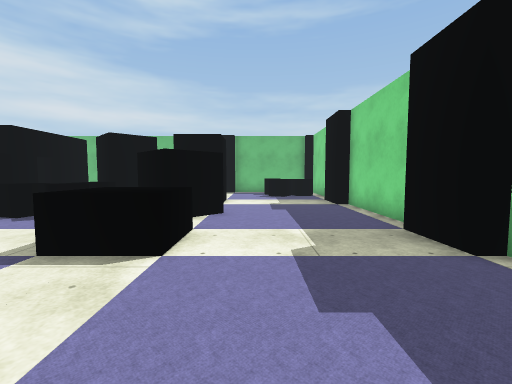
[1] (above)

16 first-person views from a walk through a Unity game level. The camera is 1.3 m above the floor, tilts 4° down and sees 90° across. The floor is counted in squares, 1 m on a side. Each view is taken from the middle of a square. On the plan, view 1 faces up. The plan holds only what a view shows up to about 13 squares ahead; the rest is blank. The player is left out. Surface patterns are stand-ins for the level's own textures.

[2]
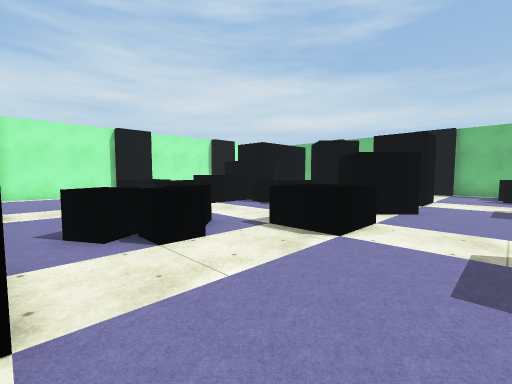

[3]
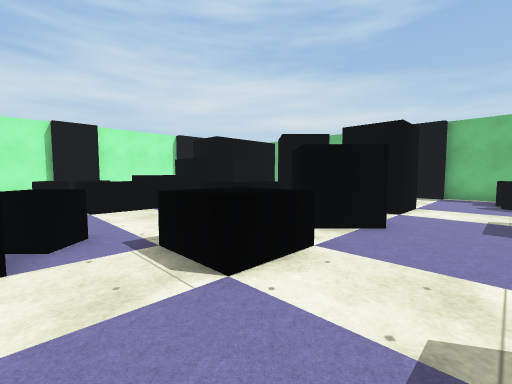

[4]
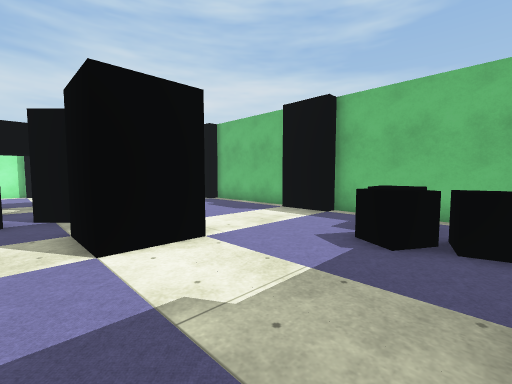

[5]
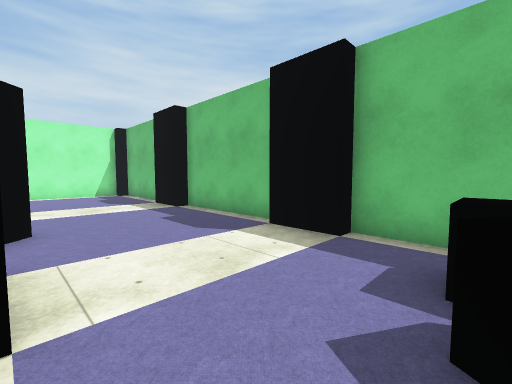

[6]
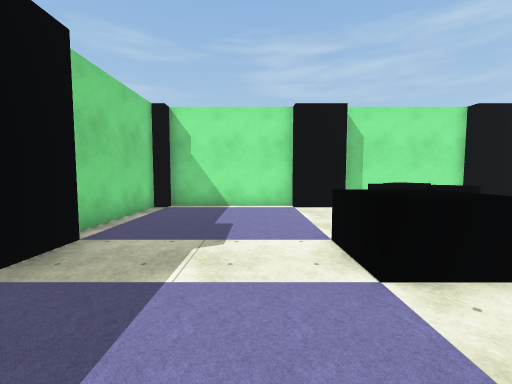

[7]
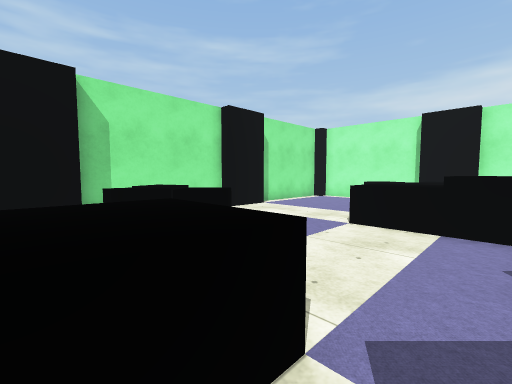

[8]
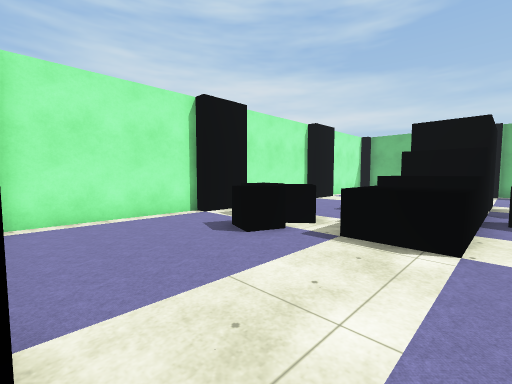

[9]
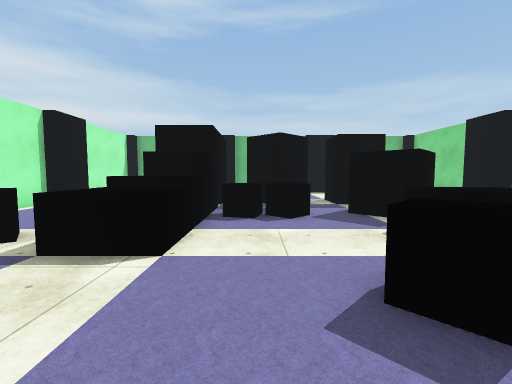

[10]
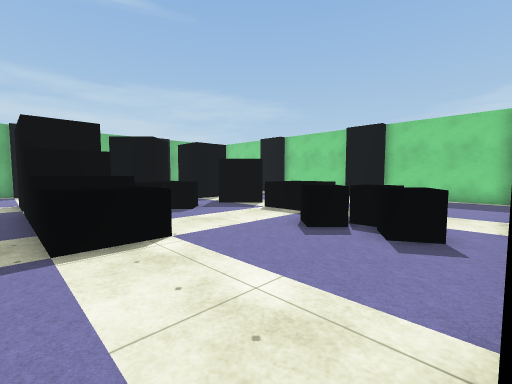

[11]
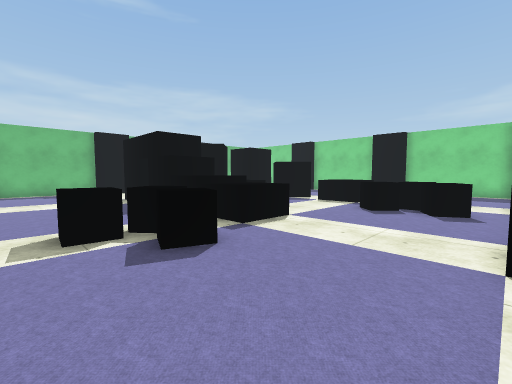

[12]
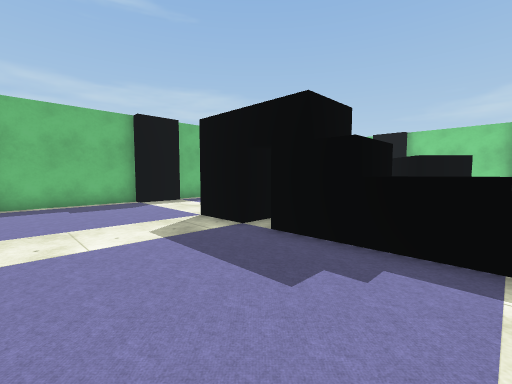

[13]
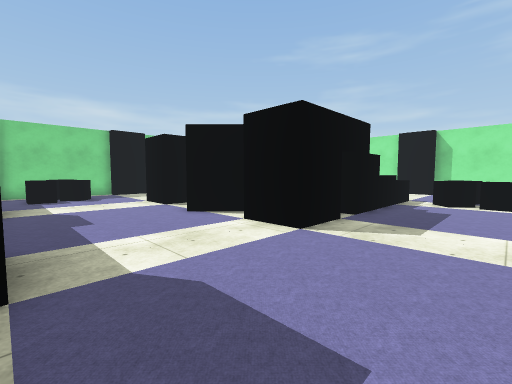

[14]
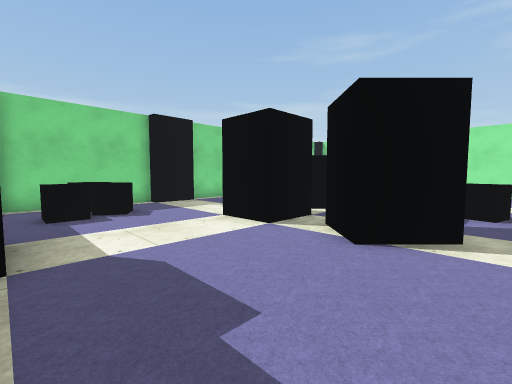

[15]
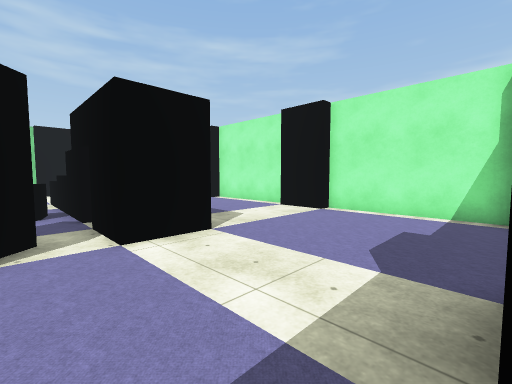

[16]
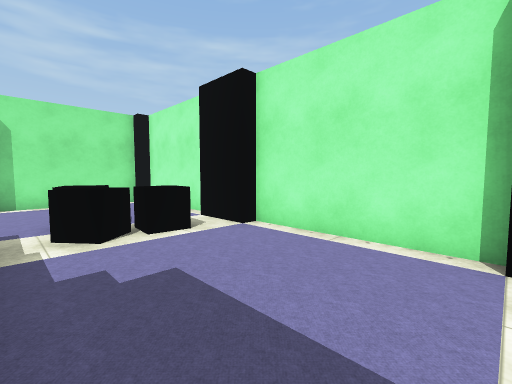

### Floor plan
Key: @ floor where view 1 was taken; # wall or solid block; x gap in a wall; . floor; ^ raised ledge; O other object.
Columns run from 16 left of view 1 to 4 right of it. Each row starts with its distance up from view 1.
 19 #####################
 18 #.....##.....##.....#
 17 #................O..#
 16 #................OOO#
 15 #................OOO#
 14 #...................#
 13 #.....##..#..##.....#
 12 #.....##.###.##.....#
 11 #.....##..#..##.....#
 10 #.....##..O..x......#
  9 #.....##O.O..##.....#
  8 #.....##OOOOx##.....#
  7 #.....^^.....x......#
  6 #.....^^.....^^.....#
  5 #.OOO.^^.....^^.....#
  4 #..OO.^^.....^^.....#
  3 #..OO......O........#
  2 #..........OO.......#
  1 #.........OOO.......#
  0 #..........O....@...#
 -1 #.....##.....##.....#
 -2 #####################

Where each view was taken, in squares from view 1:
view 1: 0 up, 0 right, facing up
view 2: 1 down, 1 right, facing up-left
view 3: 2 up, 1 right, facing up-left
view 4: 10 up, 3 right, facing up-left
view 5: 13 up, 1 right, facing up-left
view 6: 9 up, 0 right, facing down
view 7: 7 up, 2 left, facing down-left
view 8: 1 down, 8 left, facing up-left
view 9: 0 up, 7 left, facing up
view 10: 1 down, 11 left, facing up-right
view 11: 1 down, 15 left, facing up-right
view 12: 6 up, 15 left, facing up-right
view 13: 18 up, 14 left, facing down-right
view 14: 18 up, 8 left, facing down-right
view 15: 18 up, 7 left, facing down-left
view 16: 11 up, 11 left, facing down-left
